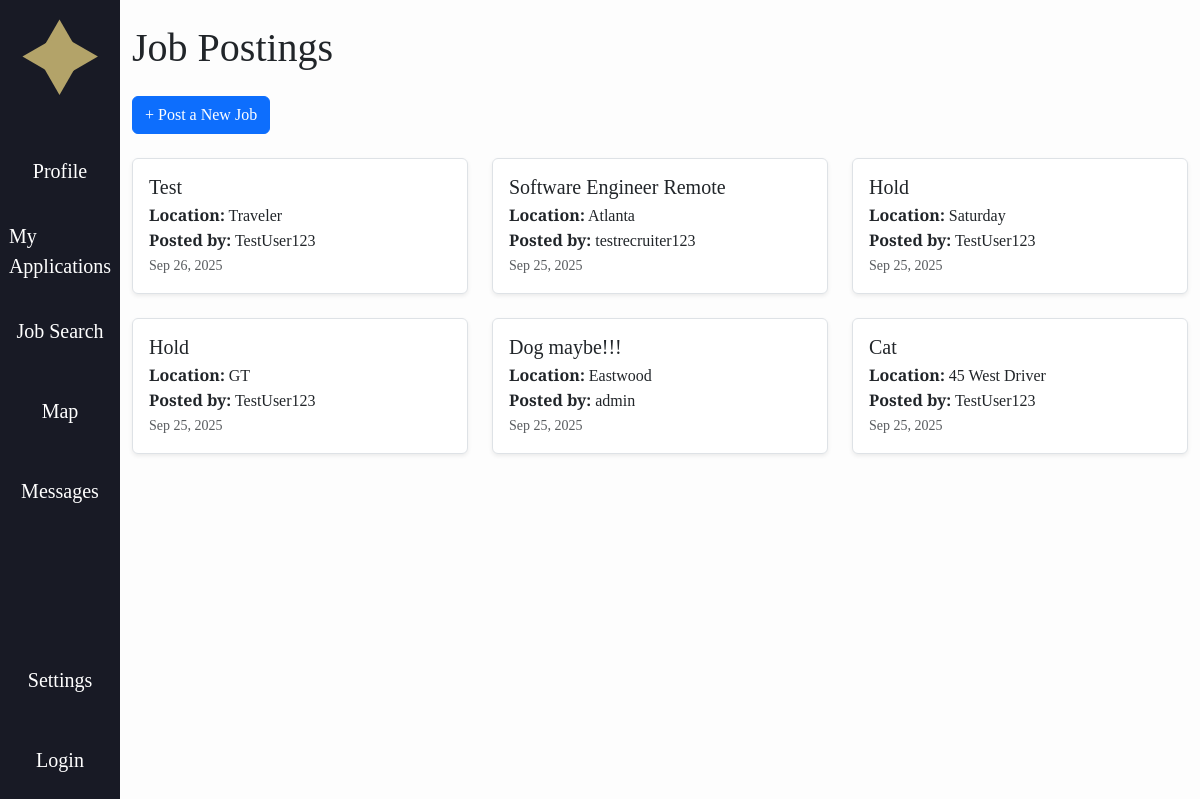
Page /manageposts/ on the committed database.
### jobs/models.py (models this page shows, shortened)
class JobPosting(models.Model):
    REMOTE_CHOICES = [
        ("remote", "Remote"),
        ("onsite", "On-site"),
        ("hybrid", "Hybrid"),
    ]
    VISA_CHOICES = [
        ("yes", "Yes"),
        ("no", "No"),
    ]
    title = models.CharField(max_length=200)
    skills = models.TextField(
        help_text="List required skills, separated by commas",
        default=""
    )
    location = models.CharField(max_length=100, default="Not specified")
    min_salary = models.IntegerField(default=0, help_text="Minimum annual salary (USD)")
    max_salary = models.IntegerField(default=0, help_text="Maximum annual salary (USD)")
    remote_or_onsite = models.CharField(
        max_length=20,
        choices=REMOTE_CHOICES,
        default="onsite"
    )
    visa_sponsorship = models.CharField(
        max_length=3,
        choices=VISA_CHOICES,
        default="no"
    )
    posted_by = models.ForeignKey(User, on_delete=models.CASCADE)
    date_posted = models.DateTimeField(auto_now_add=True)

### accounts/models.py (models this page shows)
class CustomUser(AbstractUser):
    ROLE_CHOICES = (
        ("recruiter", "Recruiter"),
        ("user", "User"),
    )
    role = models.CharField(max_length=20, choices=ROLE_CHOICES, default="user")
    fname = models.CharField(max_length=30, blank=True, default='')
    lname = models.CharField(max_length=30, blank=True, default='')
    headline = models.CharField(max_length=255, blank=True, default='')
    skills = models.TextField(blank=True, default='')
    education = models.TextField(blank=True, default='')
    work_experience = models.TextField(blank=True, default='')
    location = models.CharField(max_length=255, blank=True, default='')
    links = models.TextField(blank=True, default='')
    show_headline = models.BooleanField(default=True)
    show_skills = models.BooleanField(default=True)
    show_education = models.BooleanField(default=True)
    show_work_experience = models.BooleanField(default=True)
    show_location = models.BooleanField(default=True)
    show_links = models.BooleanField(default=True)

### Ahome/views.py (the view)
# urls.py: path('manageposts/', views.manageposts, name='Ahome.manageposts'),
def manageposts(request):
    jobs = JobPosting.objects.all().order_by('-date_posted')
    return render(request, 'Ahome/manageposts.html', {'jobs': jobs})

### jobble/context_processors.py (called while the page is built, shortened)
def user_template(request):
    return {"base_template": "base.html"}           # default for anonymous users

### Ahome/templates/Ahome/manageposts.html (shortened to what this page needs)
{% extends base_template %}
{% load static %}
{% block content %}
<div class="container py-4">
	<h1 class="mb-4">Job Postings</h1>
	<div class="mb-4">
		<a href="{% url 'create_job' %}" class="btn btn-primary">+ Post a New Job</a>
	</div>
	<div class="row">
		{% for job in jobs %}
		<div class="col-md-6 col-lg-4 mb-4">
			<div class="card shadow-sm h-100">
				<div class="card-body">
					<h5 class="card-title">{{ job.title }}</h5>
					<p class="card-text">
						<strong>Location:</strong> {{ job.location }}<br>
						<strong>Posted by:</strong> {{ job.posted_by.username }}<br>
						<small class="text-muted">{{ job.date_posted|date:"M d, Y" }}</small>
					</p>
				</div>
			</div>
		</div>
		{% empty %}
		<p>No job postings yet. Be the first to <a href="{% url 'create_job' %}">post one</a>!</p>
		{% endfor %}
	</div>
</div>
{% endblock content %}

### jobble/static/css/style.css (style rules this page uses)
* { font-family: "DM Serif Text", serif; font-weight: 400; font-style: normal; }
body { overflow-x: hidden; }
h1 { font-size: 36px; }
.card { border: 1.5px solid #dee2e6 !important; }

### rows in the picture
JobPosting: title "Test", location "Traveler", posted_by.username "TestUser123", date_posted "Sep 26, 2025"
JobPosting: title "Software Engineer Remote", location "Atlanta", posted_by.username "testrecruiter123", date_posted "Sep 25, 2025"
JobPosting: title "Hold", location "Saturday", posted_by.username "TestUser123", date_posted "Sep 25, 2025"
JobPosting: title "Hold", location "GT", posted_by.username "TestUser123", date_posted "Sep 25, 2025"
JobPosting: title "Dog maybe!!!", location "Eastwood", posted_by.username "admin", date_posted "Sep 25, 2025"
JobPosting: title "Cat", location "45 West Driver", posted_by.username "TestUser123", date_posted "Sep 25, 2025"
